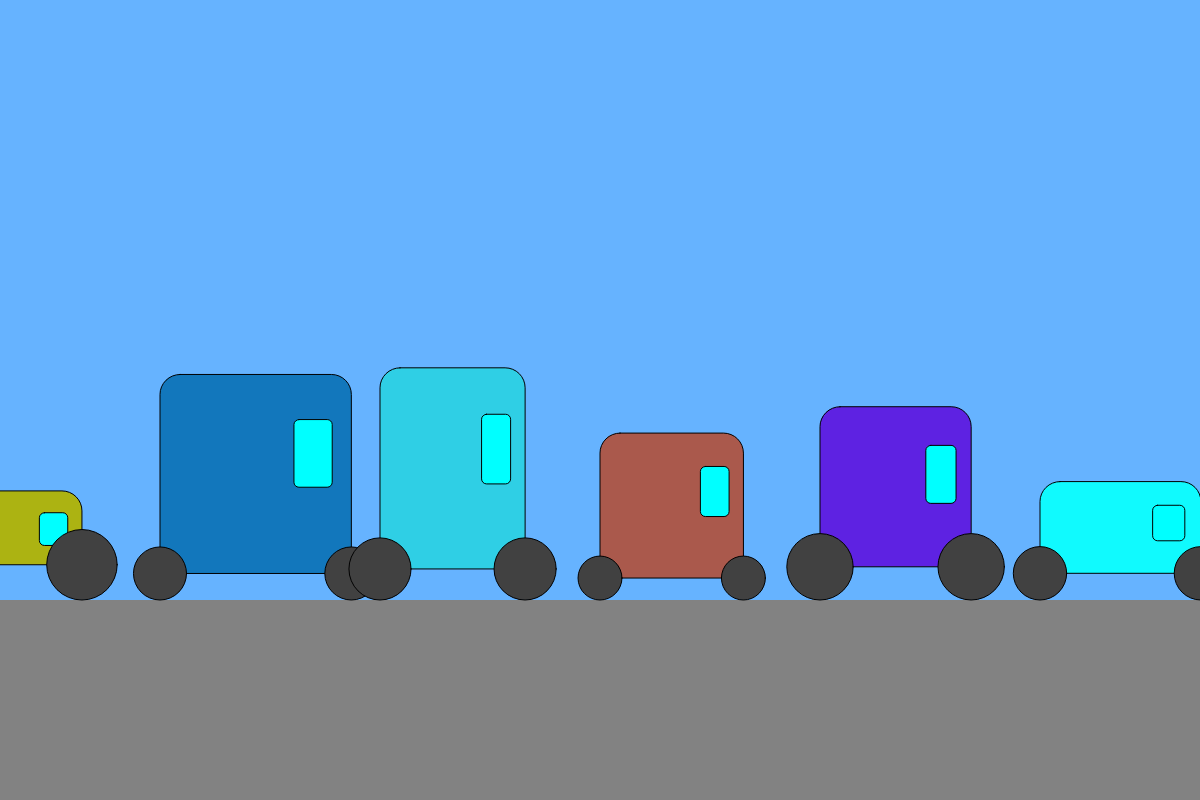
Frame 1 (no input)
Frame 60 (no input): identical to frame 1, image omitted
Frame 120 (the mouse pressed at the canvas centre since frame 60): identical to frame 1, image omitted

The p5.js sketch that drew this single still picture (run headless with seeded random() and noise() and a simulated clock; from frame 60 on, the mouse is pressed at the canvas centre):

// p5.js sketch
// ── sketch.js


var floorPos_y;
var traffic;
var isMoving;
var trafficCount;

function setup()
{

    createCanvas(1200,800);
    
    floorPos_y = 600;
    
    traffic = [];
    
    var incr = (width+1000)/10;
    
    for(var i = 0; i < 10; i++)
    {
        var car = {
            x: -500 + i * incr, 
            height: random(100,250), 
            length: random(100,incr * 0.9), 
            wheelDia: random(40,80), 
            color: color(random(0,255),random(0,255),random(0,255))
        };
        traffic.push(car);
    }
    
    isMoving = false;
    trafficCount = 0;
    
}

function draw()
{
    
    background(102,179,255);
    
    noStroke();
    fill(130);
    rect(0,floorPos_y,width, height - floorPos_y);
    
    if(trafficCount > 300)
    {
        isMoving = !isMoving;
        trafficCount = 0;
    }
    else
    {
        trafficCount += 1;    
    }
    
    
    
    
        for(var i = 0; i < traffic.length; i++)
        {

            renderCar(traffic[i]);

            if(isMoving)
            {
                traffic[i].x += 1;

                if(traffic[i].x > width + 500)
                {
                    traffic[i].x = -500;
                }
            }
        
        }
}


function renderCar(_car)
{
    fill(_car.color);
    stroke(0);
    
    //draw the car's body
    rect(
        _car.x, floorPos_y - _car.height
        , _car.length
        , _car.height - _car.wheelDia/2,
        20);
    
    //draw the windscreen
    fill(0,255,255);
    rect(
        _car.x + _car.length * 0.7, 
        floorPos_y - _car.height * 0.8, 
        _car.length * 0.2, 
        _car.height * 0.3, 
        5);
    
    
    //draw the wheels
    fill(65);
    ellipse(
        _car.x, 
        floorPos_y - _car.wheelDia/2, 
        _car.wheelDia
    );
    
    ellipse(
        _car.x + _car.length, 
        floorPos_y - _car.wheelDia/2, 
        _car.wheelDia);
}
